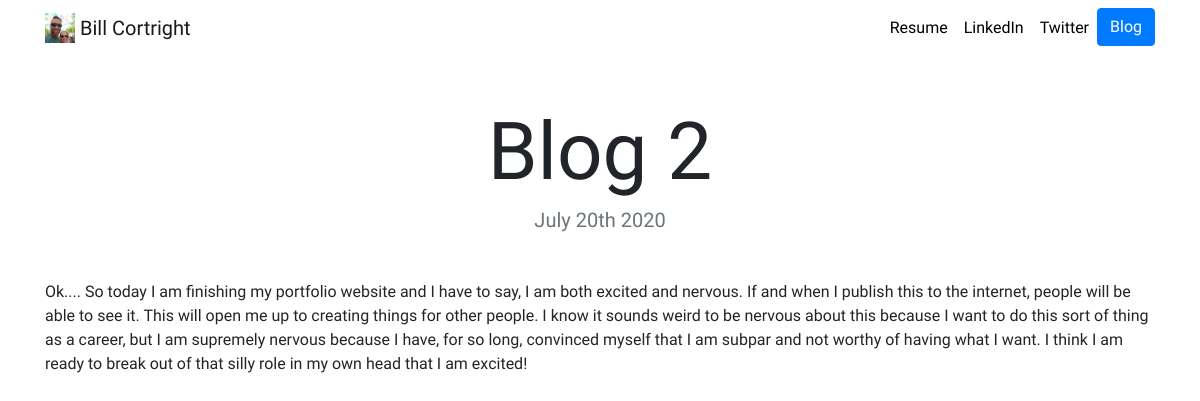
/blog/5/, run on the app's committed database.
### blog/models.py (models this page shows, shortened)
class Blog(models.Model):
    title = models.CharField(max_length=200)
    description = models.TextField()
    date = models.DateField()

### blog/views.py (the view)
# urls.py: path('<int:blog_id>/', views.detail, name='detail'),
def detail(request, blog_id):
    blog = get_object_or_404(Blog, pk=blog_id)
    return render(request, 'blog/detail.html', {'blog':blog})

### blog/templates/blog/detail.html
{% extends "portfolio/base.html" %}
{% load static %}
{% block content %}
<h1 class="text-center mt-5" id="blogdetailtitle">{{ blog.title }}</h1>
<h5 class="text-center text-muted mb-5">{{ blog.date|date:'F jS Y' }}</h5>
{{ blog.description|safe }}
{% endblock %}

### portfolio/static/portfolio/custom.css (style rules this page uses)
body { font-family: 'Amatic SC', cursive; }
@media (min-width: 992px) { #blogdetailtitle { font-size: 5rem; } }

### data on the page
Blog: title "Blog 2", date "July 20th 2020", description "Ok.... So today I am finishing my portfolio website and I have to say, I am both excited and nervous. If and when I publish this to the internet, people will be able to see it. This will open me up to creating things for other people. I know it sounds weird to be nervous about this because I want to do this sort of thing as a career, but I am supremely nervous because I have, for so long, convinced myself that I am subpar and not worthy of having what I want. I think I am ready to break out of that silly role in my own head that I am excited!"
